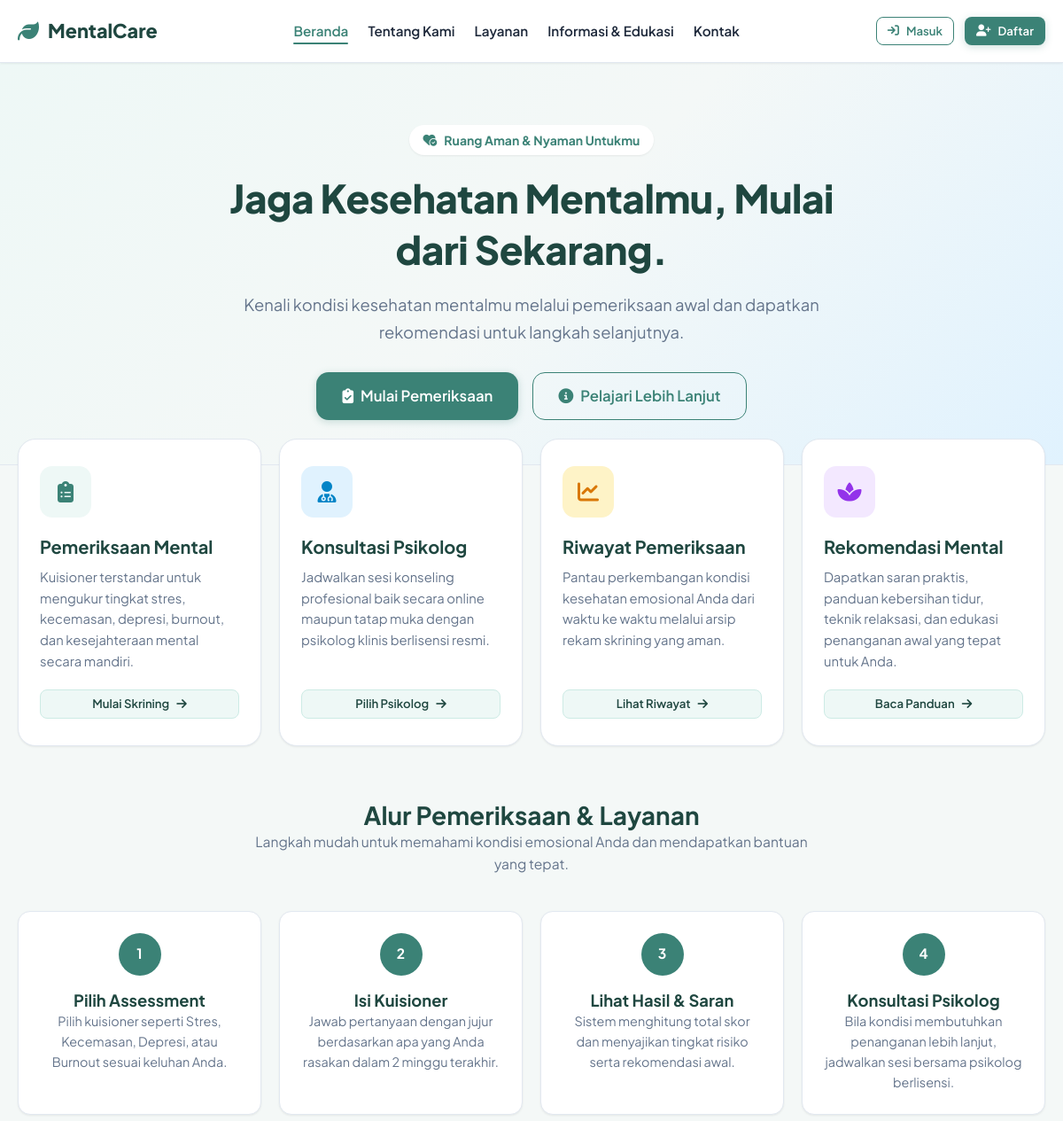
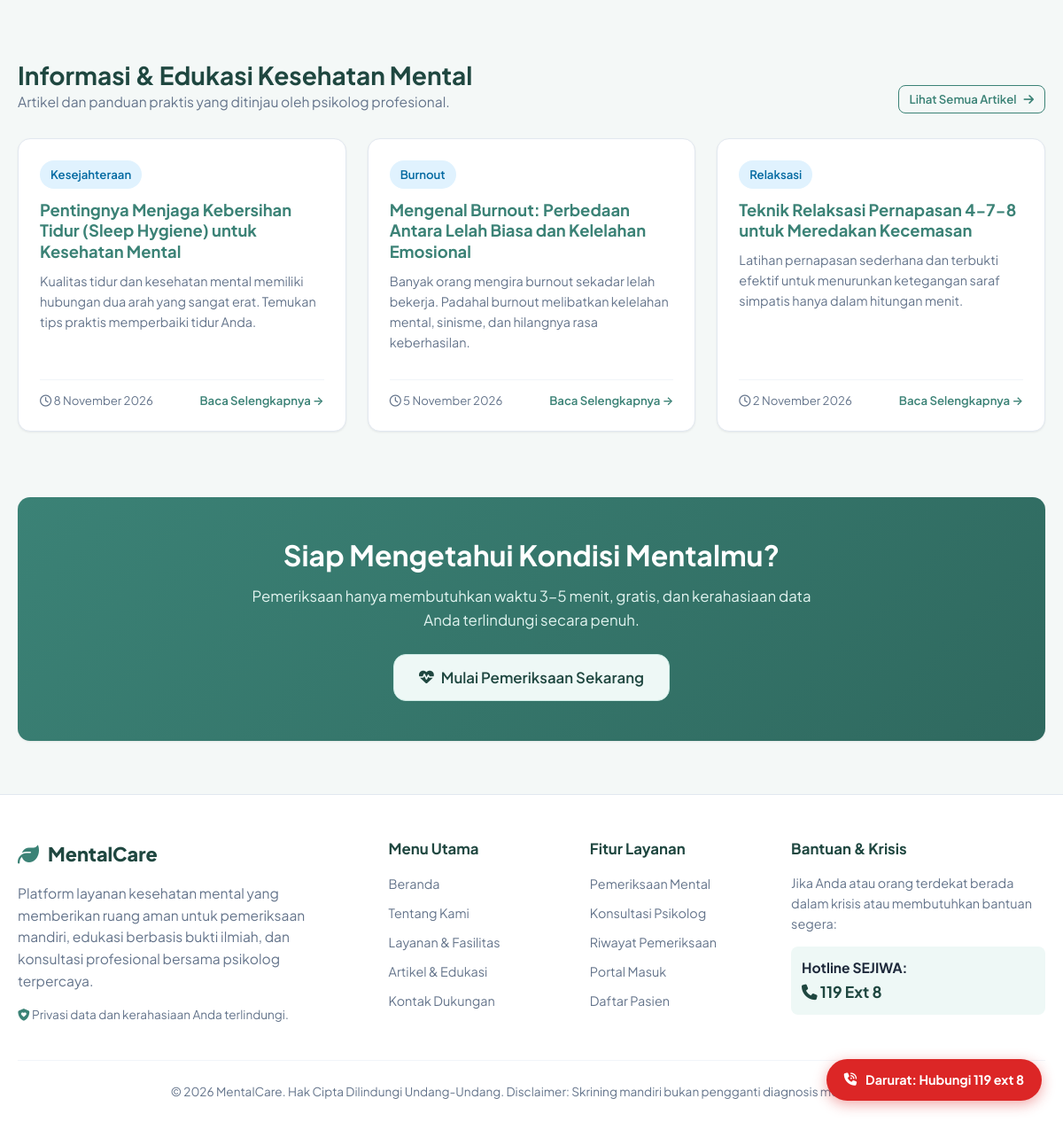
The page / on the database its author committed (2 pictures, top to bottom).
### tables this page shows
CREATE TABLE artikel (
  id INT AUTO_INCREMENT PRIMARY KEY,
  judul VARCHAR(220) NOT NULL,
  slug VARCHAR(240) NOT NULL UNIQUE,
  kategori VARCHAR(80) NOT NULL DEFAULT 'Edukasi',
  ringkasan TEXT NULL,
  isi MEDIUMTEXT NOT NULL,
  gambar VARCHAR(255) NULL,
  penulis_id INT NULL,
  created_at TIMESTAMP DEFAULT CURRENT_TIMESTAMP,
  FOREIGN KEY (penulis_id) REFERENCES users(id) ON DELETE SET NULL
);

### config/config.php (called while the page is built, shortened)
<?php
function db(): PDO {
    static $pdo = null;
    if ($pdo === null) {
        $dsn = 'mysql:host=' . DB_HOST . ';dbname=' . DB_NAME . ';charset=utf8mb4';
        $options = [
            PDO::ATTR_ERRMODE => PDO::ERRMODE_EXCEPTION,
            PDO::ATTR_DEFAULT_FETCH_MODE => PDO::FETCH_ASSOC,
            PDO::ATTR_EMULATE_PREPARES => false,
            PDO::MYSQL_ATTR_INIT_COMMAND => "SET NAMES utf8mb4 COLLATE utf8mb4_unicode_ci"
        ];
        $pdo = new PDO($dsn, DB_USER, DB_PASS, $options);
    }
    return $pdo;
}
function e($str): string {
    return htmlspecialchars((string)($str ?? ''), ENT_QUOTES, 'UTF-8');
}
function url(string $path = ''): string {
    $cleanPath = ltrim($path, '/');
    return BASE_URL . ($cleanPath ? '/' . $cleanPath : '');
}
function current_user(): ?array {
    return $_SESSION['user'] ?? null;
}
function format_tanggal(?string $date, bool $includeTime = false): string {
    $timestamp = strtotime($date);
    $bulan = [
        1 => 'Januari', 'Februari', 'Maret', 'April', 'Mei', 'Juni',
        'Juli', 'Agustus', 'September', 'Oktober', 'November', 'Desember'
    ];
    $d = date('j', $timestamp);
    $m = $bulan[(int)date('n', $timestamp)];
    $y = date('Y', $timestamp);
    $formatted = "$d $m $y";
    return $formatted;
}

### index.php (the view, shortened to what this page needs)
<?php
require_once 'config/config.php';
$currentNav = 'home';
$stmt = db()->query('SELECT a.*, u.nama as nama_penulis FROM artikel a LEFT JOIN users u ON u.id = a.penulis_id ORDER BY a.created_at DESC LIMIT 3');
$articles = $stmt->fetchAll();
require 'includes/header.php';
?>
<section class="hero-section">
  <div class="container hero-content">
    <div class="hero-badge">
      <i class="fa-solid fa-heart-circle-check"></i> Ruang Aman & Nyaman Untukmu
    </div>
    <h1 class="hero-title">Jaga Kesehatan Mentalmu, Mulai dari Sekarang.</h1>
    <p class="hero-subtext">
      Kenali kondisi kesehatan mentalmu melalui pemeriksaan awal dan dapatkan rekomendasi untuk langkah selanjutnya.
    </p>
    <div class="hero-actions">
      <a href="<?= url('pasien/assessment.php') ?>" class="btn btn-primary btn-lg">
        <i class="fa-solid fa-clipboard-check"></i> Mulai Pemeriksaan
      </a>
      <a href="<?= url('layanan.php') ?>" class="btn btn-outline btn-lg">
        <i class="fa-solid fa-circle-info"></i> Pelajari Lebih Lanjut
      </a>
    </div>
  </div>
</section>
<section class="container" style="margin-top: -30px; position: relative; z-index: 10;">
  <div class="grid grid-4">
    <div class="feature-card">
      <div class="feature-icon-wrapper">
        <i class="fa-solid fa-clipboard-list"></i>
      </div>
      <h3>Pemeriksaan Mental</h3>
      <p>Kuisioner terstandar untuk mengukur tingkat stres, kecemasan, depresi, burnout, dan kesejahteraan mental secara mandiri.</p>
      <a href="<?= url('pasien/assessment.php') ?>" class="btn btn-light btn-sm">
        Mulai Skrining <i class="fa-solid fa-arrow-right"></i>
      </a>
    </div>
    <div class="feature-card">
      <div class="feature-icon-wrapper" style="background:#e0f2fe; color:#0284c7;">
        <i class="fa-solid fa-user-doctor"></i>
      </div>
      <h3>Konsultasi Psikolog</h3>
      <p>Jadwalkan sesi konseling profesional baik secara online maupun tatap muka dengan psikolog klinis berlisensi resmi.</p>
      <a href="<?= url('pasien/psikolog.php') ?>" class="btn btn-light btn-sm">
        Pilih Psikolog <i class="fa-solid fa-arrow-right"></i>
      </a>
    </div>
    <div class="feature-card">
      <div class="feature-icon-wrapper" style="background:#fef3c7; color:#d97706;">
        <i class="fa-solid fa-chart-line"></i>
      </div>
      <h3>Riwayat Pemeriksaan</h3>
      <p>Pantau perkembangan kondisi kesehatan emosional Anda dari waktu ke waktu melalui arsip rekam skrining yang aman.</p>
      <a href="<?= url('pasien/riwayat.php') ?>" class="btn btn-light btn-sm">
        Lihat Riwayat <i class="fa-solid fa-arrow-right"></i>
      </a>
    </div>
    <div class="feature-card">
      <div class="feature-icon-wrapper" style="background:#f3e8ff; color:#9333ea;">
        <i class="fa-solid fa-spa"></i>
      </div>
      <h3>Rekomendasi Mental</h3>
      <p>Dapatkan saran praktis, panduan kebersihan tidur, teknik relaksasi, dan edukasi penanganan awal yang tepat untuk Anda.</p>
      <a href="<?= url('artikel.php') ?>" class="btn btn-light btn-sm">
        Baca Panduan <i class="fa-solid fa-arrow-right"></i>
      </a>
    </div>
  </div>
</section>
<section class="container" style="margin-top: 60px;">
  <div class="text-center" style="max-width: 650px; margin: 0 auto 40px;">
    <h2>Alur Pemeriksaan & Layanan</h2>
    <p class="muted">Langkah mudah untuk memahami kondisi emosional Anda dan mendapatkan bantuan yang tepat.</p>
  </div>
  <div class="grid grid-4">
    <div class="card text-center">
      <div style="width:48px;height:48px;border-radius:50%;background:var(--primary);color:#fff;display:flex;align-items:center;justify-content:center;margin:0 auto 16px;font-weight:700;">1</div>
      <h4>Pilih Assessment</h4>
      <p class="muted" style="font-size: 0.9rem;">Pilih kuisioner seperti Stres, Kecemasan, Depresi, atau Burnout sesuai keluhan Anda.</p>
    </div>
    <div class="card text-center">
      <div style="width:48px;height:48px;border-radius:50%;background:var(--primary);color:#fff;display:flex;align-items:center;justify-content:center;margin:0 auto 16px;font-weight:700;">2</div>
      <h4>Isi Kuisioner</h4>
      <p class="muted" style="font-size: 0.9rem;">Jawab pertanyaan dengan jujur berdasarkan apa yang Anda rasakan dalam 2 minggu terakhir.</p>
    </div>
    <div class="card text-center">
      <div style="width:48px;height:48px;border-radius:50%;background:var(--primary);color:#fff;display:flex;align-items:center;justify-content:center;margin:0 auto 16px;font-weight:700;">3</div>
      <h4>Lihat Hasil & Saran</h4>
      <p class="muted" style="font-size: 0.9rem;">Sistem menghitung total skor dan menyajikan tingkat risiko serta rekomendasi awal.</p>
    </div>
    <div class="card text-center">
      <div style="width:48px;height:48px;border-radius:50%;background:var(--primary);color:#fff;display:flex;align-items:center;justify-content:center;margin:0 auto 16px;font-weight:700;">4</div>
      <h4>Konsultasi Psikolog</h4>
      <p class="muted" style="font-size: 0.9rem;">Bila kondisi membutuhkan penanganan lebih lanjut, jadwalkan sesi bersama psikolog berlisensi.</p>
    </div>
  </div>
</section>
<section class="container" style="margin-top: 50px;">
  <div style="display:flex;justify-content:space-between;align-items:flex-end;margin-bottom:28px;flex-wrap:wrap;gap:12px;">
    <div>
      <h2>Informasi & Edukasi Kesehatan Mental</h2>
      <p class="muted">Artikel dan panduan praktis yang ditinjau oleh psikolog profesional.</p>
    </div>
    <a href="<?= url('artikel.php') ?>" class="btn btn-outline btn-sm">
      Lihat Semua Artikel <i class="fa-solid fa-arrow-right"></i>
    </a>
  </div>
  <div class="grid grid-3">
    <?php foreach ($articles as $art): ?>
      <div class="card" style="display:flex;flex-direction:column;">
        <span class="badge badge-info" style="width:fit-content;margin-bottom:12px;"><?= e($art['kategori']) ?></span>
        <h3 style="font-size:1.15rem;margin-bottom:10px;">
          <a href="<?= url('artikel_detail.php?id=' . $art['id']) ?>"><?= e($art['judul']) ?></a>
        </h3>
        <p class="muted" style="font-size:0.9rem;flex-grow:1;"><?= e($art['ringkasan']) ?></p>
        <div style="margin-top:16px;padding-top:12px;border-top:1px solid var(--border-light);display:flex;justify-content:space-between;align-items:center;font-size:0.825rem;color:var(--text-muted);">
          <span><i class="fa-regular fa-clock"></i> <?= format_tanggal($art['created_at']) ?></span>
          <a href="<?= url('artikel_detail.php?id=' . $art['id']) ?>" style="font-weight:600;">Baca Selengkapnya &rarr;</a>
        </div>
      </div>
    <?php endforeach; ?>
  </div>
</section>
<section class="container" style="margin-top: 50px;">
  <div class="card" style="background: linear-gradient(135deg, var(--primary) 0%, #2f695f 100%); color: #fff; padding: 45px 30px; text-align: center; border: none;">
    <h2 style="color: #fff; margin-bottom: 12px; font-size: 2rem;">Siap Mengetahui Kondisi Mentalmu?</h2>
    <p style="max-width: 650px; margin: 0 auto 24px; color: #e2f4f0; font-size: 1.05rem;">
      Pemeriksaan hanya membutuhkan waktu 3-5 menit, gratis, dan kerahasiaan data Anda terlindungi secara penuh.
    </p>
    <a href="<?= url('pasien/assessment.php') ?>" class="btn btn-light btn-lg">
      <i class="fa-solid fa-heart-pulse"></i> Mulai Pemeriksaan Sekarang
    </a>
  </div>
</section>
<?php require 'includes/footer.php'; ?>

### includes/header.php (shortened to what this page needs)
<?php
require_once __DIR__ . '/../config/config.php';
$u = current_user();
$currentNav = $currentNav ?? '';
?>
<!DOCTYPE html>
<html lang="id">
<head>
  <link rel="stylesheet" href="https://cdnjs.cloudflare.com/ajax/libs/font-awesome/6.5.1/css/all.min.css">
  <link rel="stylesheet" href="<?= url('assets/css/style.css') ?>">
</head>
<body>
<header class="public-header">
  <div class="container public-nav-wrapper">
    <a href="<?= url('index.php') ?>" class="brand-logo">
      <i class="fa-solid fa-leaf"></i>
      <span><?= APP_NAME ?></span>
    </a>
    <ul class="nav-links">
      <li><a href="<?= url('index.php') ?>" class="<?= $currentNav === 'home' ? 'active' : '' ?>">Beranda</a></li>
      <li><a href="<?= url('tentang.php') ?>" class="<?= $currentNav === 'tentang' ? 'active' : '' ?>">Tentang Kami</a></li>
      <li><a href="<?= url('layanan.php') ?>" class="<?= $currentNav === 'layanan' ? 'active' : '' ?>">Layanan</a></li>
      <li><a href="<?= url('artikel.php') ?>" class="<?= $currentNav === 'artikel' ? 'active' : '' ?>">Informasi & Edukasi</a></li>
      <li><a href="<?= url('kontak.php') ?>" class="<?= $currentNav === 'kontak' ? 'active' : '' ?>">Kontak</a></li>
    </ul>
    <div class="nav-cta">
      <?php if ($u): ?>
        <?php
          $dashUrl = 'pasien/index.php';
          if ($u['role'] === 'admin') $dashUrl = 'admin/index.php';
          elseif ($u['role'] === 'psikolog') $dashUrl = 'psikolog/index.php';
        ?>
        <a href="<?= url($dashUrl) ?>" class="btn btn-primary btn-sm">
          <i class="fa-solid fa-gauge"></i> Dashboard (<?= e($u['nama']) ?>)
        </a>
        <a href="<?= url('logout.php') ?>" class="btn btn-outline btn-sm">
          <i class="fa-solid fa-right-from-bracket"></i>
        </a>
      <?php else: ?>
        <a href="<?= url('login.php') ?>" class="btn btn-outline btn-sm">
          <i class="fa-solid fa-arrow-right-to-bracket"></i> Masuk
        </a>
        <a href="<?= url('register.php') ?>" class="btn btn-primary btn-sm">
          <i class="fa-solid fa-user-plus"></i> Daftar
        </a>
      <?php endif; ?>
    </div>
  </div>
</header>

### includes/footer.php (shortened to what this page needs)
<?php
require_once __DIR__ . '/../config/config.php';
?>
<a href="tel:119" class="emergency-pill" title="Layanan Dukungan Krisis Kesehatan Mental">
  <i class="fa-solid fa-phone-volume"></i>
  <span>Darurat: Hubungi 119 ext 8</span>
</a>
<footer class="public-footer">
  <div class="container">
    <div class="footer-grid">
      <div class="footer-col">
        <div class="brand-logo" style="margin-bottom: 14px;">
          <i class="fa-solid fa-leaf"></i>
          <span><?= APP_NAME ?></span>
        </div>
        <p class="muted">
          Platform layanan kesehatan mental yang memberikan ruang aman untuk pemeriksaan mandiri, edukasi berbasis bukti ilmiah, dan konsultasi profesional bersama psikolog terpercaya.
        </p>
        <p class="muted" style="font-size: 0.85rem; margin-top: 10px;">
          <i class="fa-solid fa-shield-heart text-primary"></i> Privasi data dan kerahasiaan Anda terlindungi.
        </p>
      </div>
      <div class="footer-col">
        <h4>Menu Utama</h4>
        <ul>
          <li><a href="<?= url('index.php') ?>">Beranda</a></li>
          <li><a href="<?= url('tentang.php') ?>">Tentang Kami</a></li>
          <li><a href="<?= url('layanan.php') ?>">Layanan & Fasilitas</a></li>
          <li><a href="<?= url('artikel.php') ?>">Artikel & Edukasi</a></li>
          <li><a href="<?= url('kontak.php') ?>">Kontak Dukungan</a></li>
        </ul>
      </div>
      <div class="footer-col">
        <h4>Fitur Layanan</h4>
        <ul>
          <li><a href="<?= url('pasien/assessment.php') ?>">Pemeriksaan Mental</a></li>
          <li><a href="<?= url('pasien/psikolog.php') ?>">Konsultasi Psikolog</a></li>
          <li><a href="<?= url('pasien/riwayat.php') ?>">Riwayat Pemeriksaan</a></li>
          <li><a href="<?= url('login.php') ?>">Portal Masuk</a></li>
          <li><a href="<?= url('register.php') ?>">Daftar Pasien</a></li>
        </ul>
      </div>
      <div class="footer-col">
        <h4>Bantuan & Krisis</h4>
        <p class="muted" style="font-size: 0.9rem;">
          Jika Anda atau orang terdekat berada dalam krisis atau membutuhkan bantuan segera:
        </p>
        <div style="background: var(--primary-light); padding: 12px; border-radius: var(--radius-sm); margin-top: 10px;">
          <strong>Hotline SEJIWA:</strong><br>
          <a href="tel:119" style="font-size: 1.1rem; font-weight: 700; color: var(--primary-dark);">
            <i class="fa-solid fa-phone"></i> 119 Ext 8
          </a>
        </div>
      </div>
    </div>
    <div class="footer-bottom">
      <p>&copy; <?= date('Y') ?> <?= APP_NAME ?>. Hak Cipta Dilindungi Undang-Undang. Disclaimer: Skrining mandiri bukan pengganti diagnosis medis resmi.</p>
    </div>
  </div>
</footer>
</body>
</html>

### rows shown on the page
artikel: kategori "Kesejahteraan", judul "Pentingnya Menjaga Kebersihan Tidur (Sleep Hygiene) untuk Kesehatan Mental", ringkasan "Kualitas tidur dan kesehatan mental memiliki hubungan dua arah yang sangat erat. Temukan tips praktis memperbaiki tidur Anda.", created_at "8 November 2026"
artikel: kategori "Burnout", judul "Mengenal Burnout: Perbedaan Antara Lelah Biasa dan Kelelahan Emosional", ringkasan "Banyak orang mengira burnout sekadar lelah bekerja. Padahal burnout melibatkan kelelahan mental, sinisme, dan hilangnya rasa keberhasilan.", created_at "5 November 2026"
artikel: kategori "Relaksasi", judul "Teknik Relaksasi Pernapasan 4-7-8 untuk Meredakan Kecemasan", ringkasan "Latihan pernapasan sederhana dan terbukti efektif untuk menurunkan ketegangan saraf simpatis hanya dalam hitungan menit.", created_at "2 November 2026"

### other values the page prints
APP_NAME "MentalCare"
